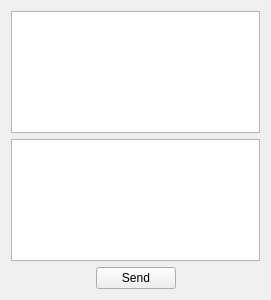
<?xml version="1.0" encoding="UTF-8"?>
<ui version="4.0">
 <class>someServerTest</class>
 <widget class="QWidget" name="someServerTest">
  <property name="geometry">
   <rect>
    <x>0</x>
    <y>0</y>
    <width>271</width>
    <height>300</height>
   </rect>
  </property>
  <property name="windowTitle">
   <string>Form</string>
  </property>
  <layout class="QVBoxLayout" name="verticalLayout">
   <item>
    <widget class="QTextEdit" name="MsgBox"/>
   </item>
   <item>
    <widget class="QTextEdit" name="InputBox"/>
   </item>
   <item>
    <layout class="QHBoxLayout" name="horizontalLayout">
     <item>
      <spacer name="horizontalSpacer">
       <property name="orientation">
        <enum>Qt::Horizontal</enum>
       </property>
       <property name="sizeHint" stdset="0">
        <size>
         <width>40</width>
         <height>20</height>
        </size>
       </property>
      </spacer>
     </item>
     <item>
      <widget class="QPushButton" name="SendBtn">
       <property name="text">
        <string>Send</string>
       </property>
      </widget>
     </item>
     <item>
      <spacer name="horizontalSpacer_2">
       <property name="orientation">
        <enum>Qt::Horizontal</enum>
       </property>
       <property name="sizeHint" stdset="0">
        <size>
         <width>40</width>
         <height>20</height>
        </size>
       </property>
      </spacer>
     </item>
    </layout>
   </item>
  </layout>
  <zorder>horizontalSpacer</zorder>
  <zorder>horizontalSpacer_2</zorder>
  <zorder>pushButton</zorder>
  <zorder>MsgBox</zorder>
  <zorder>InputBox</zorder>
  <zorder>horizontalSpacer</zorder>
  <zorder>SendBtn</zorder>
  <zorder>horizontalSpacer_2</zorder>
  <zorder>SendBtn</zorder>
 </widget>
 <resources/>
 <connections/>
</ui>
